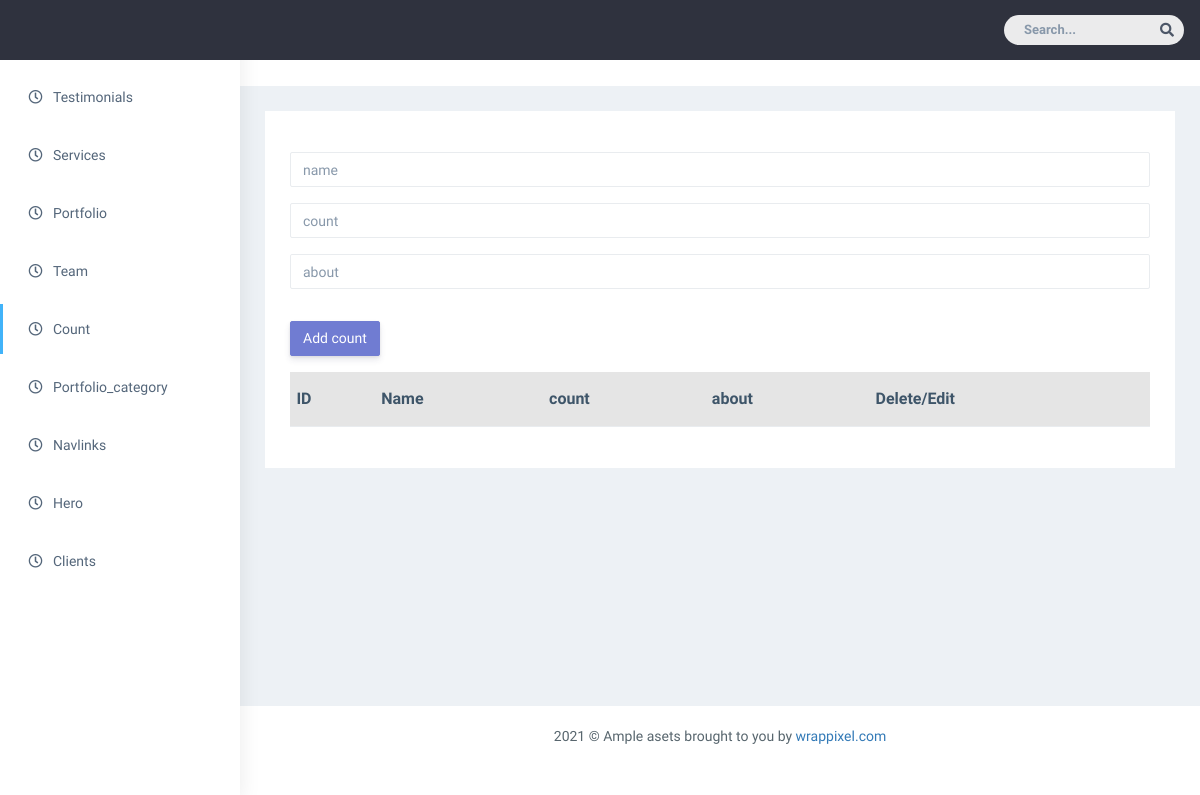
Before: /admin/Count with the older database file.
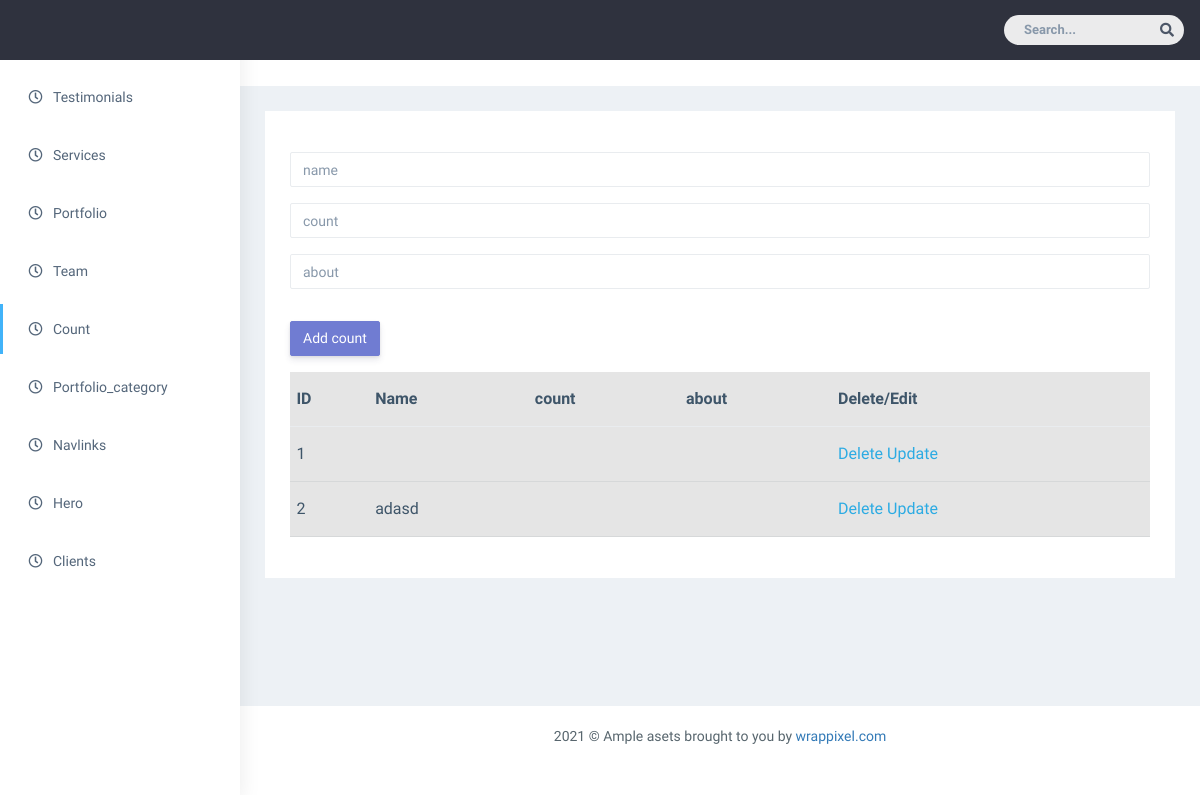
After: the same page with the newer database file.
### models.py (models this page shows)
class Count(db.Model):
    id=db.Column(db.Integer,primary_key=True,autoincrement=True)
    count=db.Column(db.String(20))
    name=db.Column(db.String(200))
    about=db.Column(db.String(200))

### admin/routes.py (the view, shortened to what this page needs)
@app.route("/admin/Count",methods=["GET","POST"])
def add_count():
    from models import db,Count
    count=Count.query.all()
    countForm=CountForm()
    return render_template("admin/Count.html",countForm=countForm,count=count)

### admin/forms.py
class CountForm(FlaskForm):
    count=StringField("count")
    name=StringField("name")
    about=StringField("about")
    submit=SubmitField('Add Count')

### templates/admin/Count.html
{% extends 'admin/base.html' %}
{% block content %}
<form action="/admin/Count" method="POST" enctype="multipart/form-data">
    {{countForm.name(class_="form-control my-3", placeholder="name")}}
    {{countForm.count(class_="form-control my-3", placeholder="count")}}
    {{countForm.about(class_="form-control my-3", placeholder="about")}}
    {{countForm.submit(class_="btn btn-primary my-3",value="Add count")}}
</form>
    <table class="table table-active">
        <thead>
            <tr>
                <th scope="col">ID</th>
                <th scope="col">Name</th>
                <th scope="col">count</th>
                <th scope="col">about</th>
                <th scope="col">Delete/Edit</th>
            </tr>
        </thead>
        <tbody>
            {% for n in count %}
            <tr>
                <td>{{n.id}}</td>
                <td>{{n.name}}</td>
                <td>{{n.count}}</td>
                <td>{{n.about}}</td>
                <td>
                    <a href="/admin/Count/delete/{{n.id}}">Delete</a>
                    <a href="/admin/Count/update/{{n.id}}">Update</a>
                </td>
            </tr>
            {% endfor %}
        </tbody>
    </table>
{% endblock  %}

Changed rows visible on the page:
added Count: id "1"
added Count: id "2", name "adasd"
